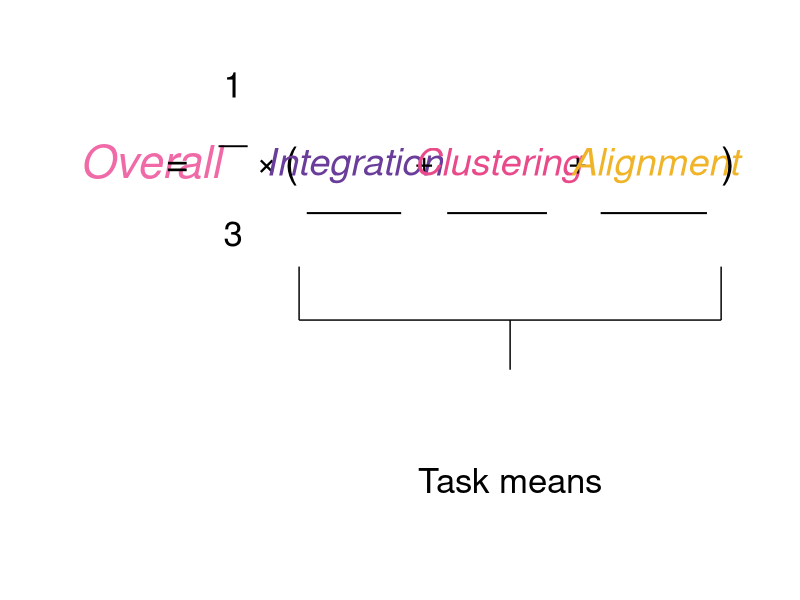
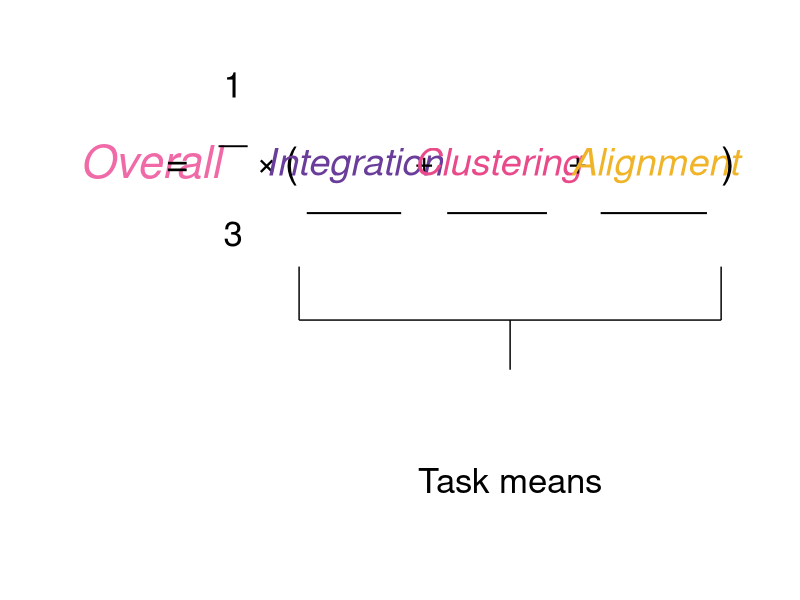

The R source for these figures, in order:
#!/usr/bin/env Rscript

suppressPackageStartupMessages({
    library(ggplot2)
})

args <- commandArgs(trailingOnly = TRUE)
output_dir <- if (length(args) >= 1) args[[1]] else file.path("results", "metric_overview", "figures")

dir.create(output_dir, recursive = TRUE, showWarnings = FALSE)

cols <- c(
    overall = "#f06aa7",
    integration = "#6a3d9a",
    clustering = "#e84a8a",
    alignment = "#f0b429"
)

p <- ggplot() +
    annotate("text", x = 1.2, y = 2.55, label = "Overall", colour = cols["overall"],
             fontface = "italic", family = "sans", size = 11.5, hjust = 0) +
    annotate("text", x = 3.75, y = 2.55, label = "=", colour = "black",
             family = "sans", size = 9.8) +
    annotate("text", x = 5.20, y = 2.95, label = "1", colour = "black",
             family = "sans", size = 8.8) +
    annotate("segment", x = 4.82, xend = 5.58, y = 2.63, yend = 2.63,
             linewidth = 0.65, colour = "black") +
    annotate("text", x = 5.20, y = 2.17, label = "3", colour = "black",
             family = "sans", size = 8.8) +
    annotate("text", x = 6.08, y = 2.55, label = "×", colour = "black",
             family = "sans", size = 8.6) +
    annotate("text", x = 6.72, y = 2.55, label = "(", colour = "black",
             family = "sans", size = 10.5) +
    annotate("text", x = 8.35, y = 2.55, label = "Integration", colour = cols["integration"],
             fontface = "italic", family = "sans", size = 9.6) +
    annotate("segment", x = 7.12, xend = 9.58, y = 2.28, yend = 2.28,
             linewidth = 0.7, colour = "black") +
    annotate("text", x = 10.18, y = 2.55, label = "+", colour = "black",
             family = "sans", size = 8.2) +
    annotate("text", x = 12.10, y = 2.55, label = "Clustering", colour = cols["clustering"],
             fontface = "italic", family = "sans", size = 9.6) +
    annotate("segment", x = 10.78, xend = 13.38, y = 2.28, yend = 2.28,
             linewidth = 0.7, colour = "black") +
    annotate("text", x = 14.18, y = 2.55, label = "+", colour = "black",
             family = "sans", size = 8.2) +
    annotate("text", x = 16.20, y = 2.55, label = "Alignment", colour = cols["alignment"],
             fontface = "italic", family = "sans", size = 9.6) +
    annotate("segment", x = 14.78, xend = 17.55, y = 2.28, yend = 2.28,
             linewidth = 0.7, colour = "black") +
    annotate("text", x = 18.10, y = 2.55, label = ")", colour = "black",
             family = "sans", size = 10.5) +
    annotate("segment", x = 6.92, xend = 17.92, y = 1.72, yend = 1.72,
             linewidth = 0.5, colour = "black") +
    annotate("segment", x = 6.92, xend = 6.92, y = 1.72, yend = 2.00,
             linewidth = 0.5, colour = "black") +
    annotate("segment", x = 17.92, xend = 17.92, y = 1.72, yend = 2.00,
             linewidth = 0.5, colour = "black") +
    annotate("segment", x = 12.42, xend = 12.42, y = 1.72, yend = 1.46,
             linewidth = 0.5, colour = "black") +
    annotate("text", x = 12.42, y = 0.88, label = "Task means", colour = "black",
             family = "sans", size = 8.8) +
    coord_cartesian(xlim = c(0.4, 18.7), ylim = c(0.45, 3.2), clip = "off") +
    theme_void() +
    theme(
        plot.margin = margin(8, 10, 8, 10),
        panel.background = element_rect(fill = "white", colour = NA),
        plot.background = element_rect(fill = "white", colour = NA)
    )

png_path <- file.path(output_dir, "figure_overall_formula.png")
pdf_path <- file.path(output_dir, "figure_overall_formula.pdf")

ggsave(png_path, p, width = 14.5, height = 2.4, dpi = 600, bg = "white")
ggsave(pdf_path, p, width = 14.5, height = 2.4, device = grDevices::cairo_pdf, bg = "white")

cat("Saved:", png_path, "\n")
